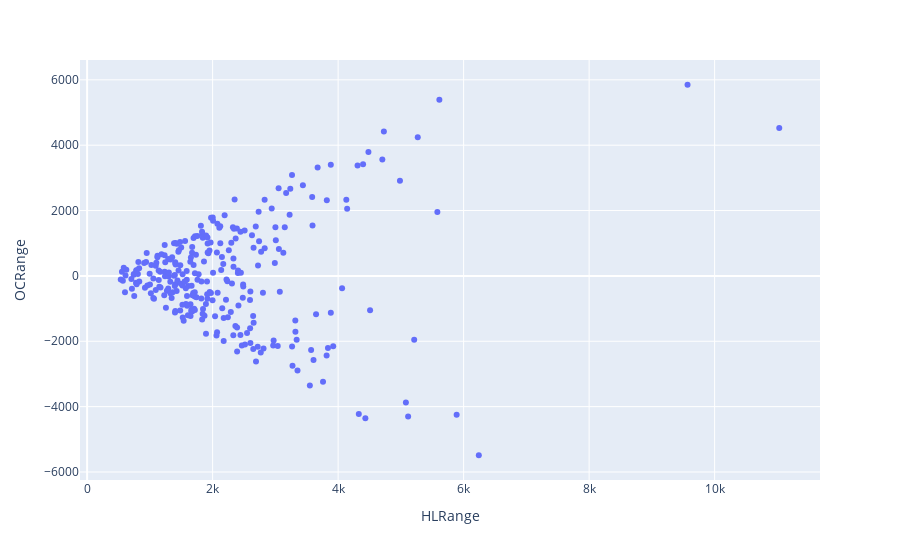

This figure's notebook cell:
### Code cell
ranges = df[['HLRange', 'OCRange']]
plt.scatter(df, 'HLRange', 'OCRange')

### Figure 1 — Plotly figure (JSON) as saved in the notebook; plotly's stock layout.template omitted (floating-point values rounded to 4 significant figures; data arrays with more than 128 entries replaced by an {"elided": "..."} marker saying what was removed)
{"data": [{"hovertemplate": "HLRange=%{x}<br>OCRange=%{y}<extra></extra>", "legendgroup": "", "marker": {"color": "#636efa", "symbol": "circle"}, "mode": "markers", "name": "", "orientation": "v", "showlegend": false, "type": "scatter", "x": {"elided": "282 float values"}, "xaxis": "x", "y": {"elided": "282 float values"}, "yaxis": "y"}], "layout": {"legend": {"tracegroupgap": 0}, "margin": {"t": 60}, "xaxis": {"anchor": "y", "domain": [0, 1], "title": {"text": "HLRange"}}, "yaxis": {"anchor": "x", "domain": [0, 1], "title": {"text": "OCRange"}}}}
